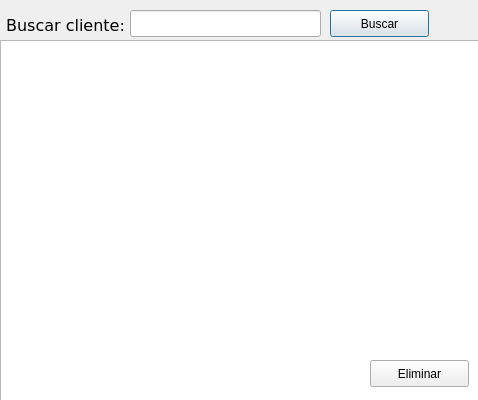
<?xml version="1.0" encoding="UTF-8"?>
<ui version="4.0">
 <class>Dialog</class>
 <widget class="QDialog" name="Dialog">
  <property name="geometry">
   <rect>
    <x>0</x>
    <y>0</y>
    <width>478</width>
    <height>400</height>
   </rect>
  </property>
  <property name="windowTitle">
   <string>Dialog</string>
  </property>
  <widget class="QLineEdit" name="le_buscar">
   <property name="geometry">
    <rect>
     <x>130</x>
     <y>10</y>
     <width>191</width>
     <height>27</height>
    </rect>
   </property>
  </widget>
  <widget class="QLabel" name="label">
   <property name="geometry">
    <rect>
     <x>0</x>
     <y>10</y>
     <width>131</width>
     <height>31</height>
    </rect>
   </property>
   <property name="font">
    <font>
     <family>DejaVu Sans</family>
     <pointsize>12</pointsize>
    </font>
   </property>
   <property name="text">
    <string>Buscar cliente:</string>
   </property>
   <property name="alignment">
    <set>Qt::AlignCenter</set>
   </property>
  </widget>
  <widget class="QListWidget" name="list">
   <property name="geometry">
    <rect>
     <x>0</x>
     <y>40</y>
     <width>491</width>
     <height>361</height>
    </rect>
   </property>
  </widget>
  <widget class="QPushButton" name="btn_buscar">
   <property name="geometry">
    <rect>
     <x>330</x>
     <y>10</y>
     <width>99</width>
     <height>27</height>
    </rect>
   </property>
   <property name="text">
    <string>Buscar</string>
   </property>
  </widget>
  <widget class="QPushButton" name="btn_eliminar">
   <property name="geometry">
    <rect>
     <x>370</x>
     <y>360</y>
     <width>99</width>
     <height>27</height>
    </rect>
   </property>
   <property name="text">
    <string>Eliminar</string>
   </property>
  </widget>
 </widget>
 <resources/>
 <connections/>
</ui>
